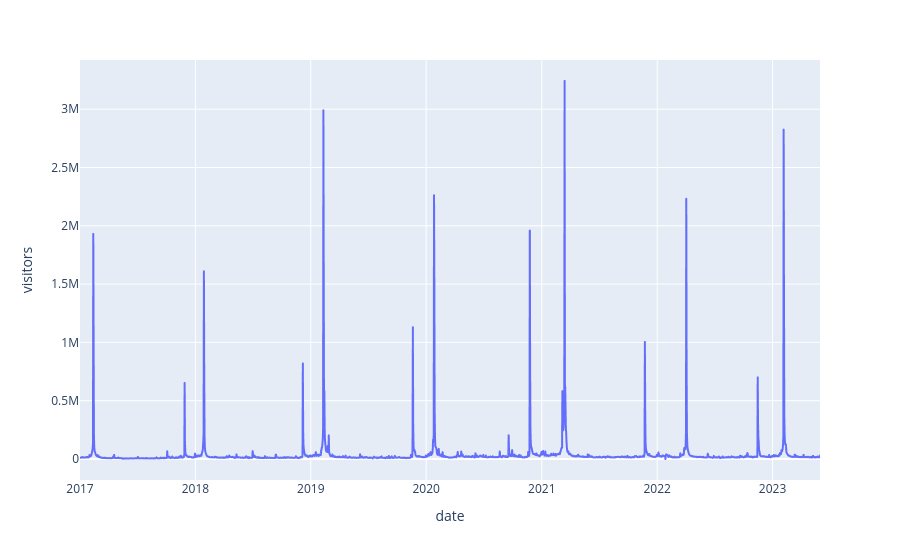

Notebook cell for this chart:
### Markdown cell above
## Section 3: Traffic Pattern Analysis

The Grammy Awards are among the most prominent events in the global music industry. With such high visibility, understanding how this event impacts web traffic is crucial for strategic decision-making.

### Visualizing Daily Visitor Trends
Create a line chart showing the number of users on the site for every day in the `full_df` dataset.

### Code cell
# Plot a line chart of the visitors on the site.
px.line(full_df, x = 'date', y = 'visitors')

### Figure 1 — Plotly figure (JSON) as saved in the notebook; plotly's stock layout.template omitted (floating-point values rounded to 4 significant figures; data arrays with more than 128 entries replaced by an {"elided": "..."} marker saying what was removed)
{"data": [{"hovertemplate": "date=%{x}<br>visitors=%{y}<extra></extra>", "legendgroup": "", "line": {"color": "#636efa", "dash": "solid"}, "marker": {"symbol": "circle"}, "mode": "lines", "name": "", "showlegend": false, "type": "scattergl", "x": {"elided": "2342 str values"}, "xaxis": "x", "y": {"elided": "2342 int values"}, "yaxis": "y"}], "layout": {"legend": {"tracegroupgap": 0}, "margin": {"t": 60}, "xaxis": {"anchor": "y", "domain": [0, 1], "title": {"text": "date"}}, "yaxis": {"anchor": "x", "domain": [0, 1], "title": {"text": "visitors"}}}}
